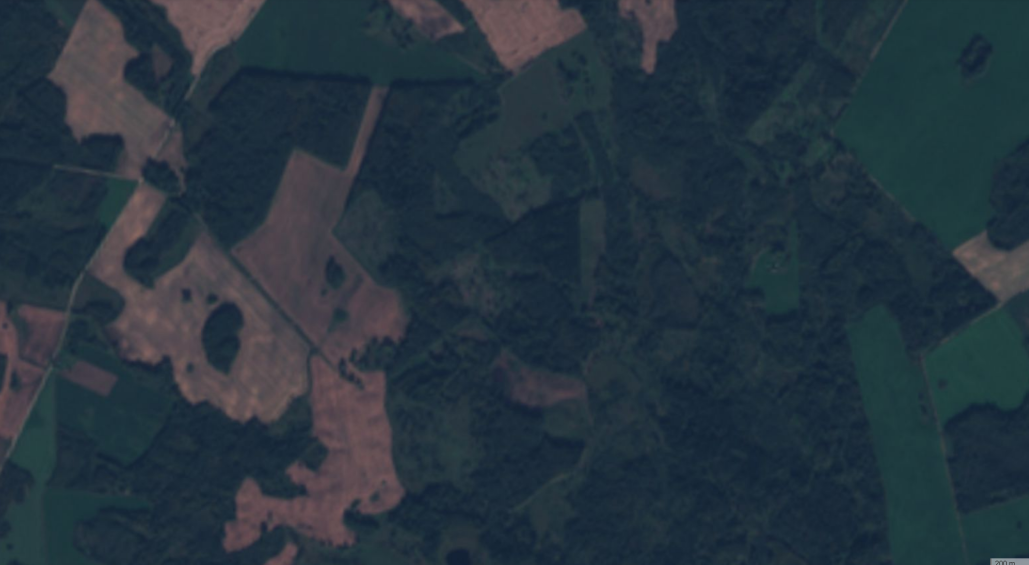
#> input picture color.png, 3086 x 1694 px (shown at 1/3 size)
$ python process.py
#> lines starting #> are read from the running program, lines starting #| are printed output that depends on the picture; after the words box and inside, x2 and y2 are one past the last pixel; in counts of white or black regions, pixels touching at a corner belong together
import cv2
import numpy as np

nothing = lambda x: ()

frame = cv2.imread('color.png')
#> frame is the input picture: shape (1694, 3086, 3); mean B, G, R 63.3, 52.9, 39.1
frame = cv2.resize(frame, None, fx=0.35, fy=0.35, interpolation=cv2.INTER_CUBIC)
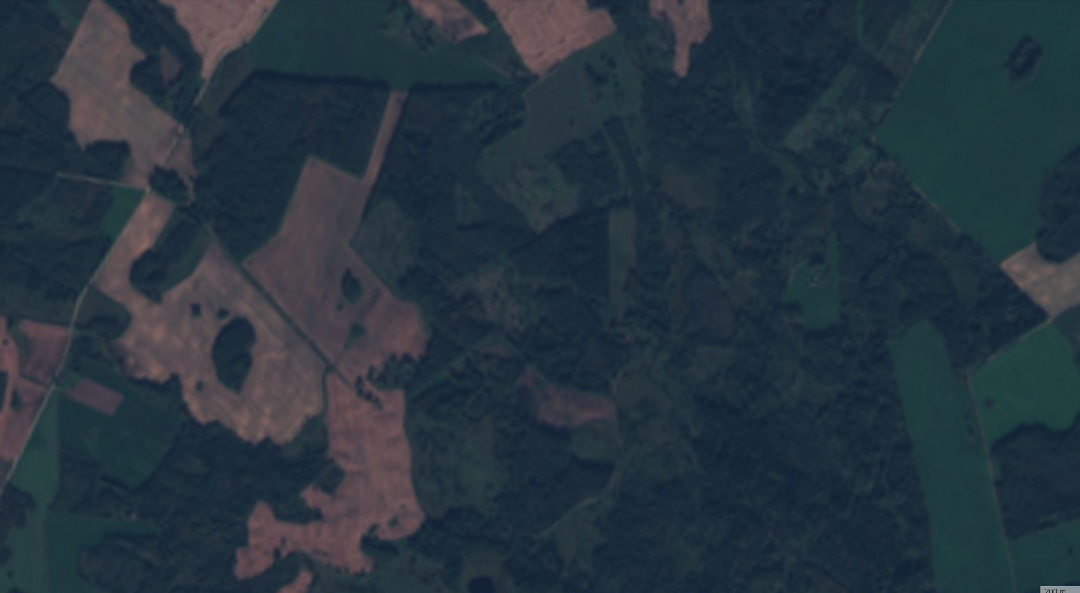
#> frame: shape (593, 1080, 3); mean B, G, R 63.3, 52.9, 39.1
print(frame.shape)
#| (593, 1080, 3)


# [9 lines of commented-out code are left out]

cv2.namedWindow('sliders')

# create trackbars for color change
cv2.createTrackbar('H_lower', 'sliders', 0, 255, nothing)
#> slider 'H_lower' is set to 51
cv2.createTrackbar('H_upper', 'sliders', 255, 255, nothing)
cv2.createTrackbar('S_lower', 'sliders', 0, 255, nothing)
#> slider 'S_lower' is set to 51
cv2.createTrackbar('S_upper', 'sliders', 255, 255, nothing)
cv2.createTrackbar('V_lower', 'sliders', 0, 255, nothing)
#> slider 'V_lower' is set to 51
cv2.createTrackbar('V_upper', 'sliders', 255, 255, nothing)
blurs = [1, 3, 5, 7, 11, 15, 21, 31, 51]
cv2.createTrackbar('median_blur', 'sliders', 0, len(blurs) - 1, nothing)
#> slider 'median_blur' is set to 2

while True:
    H_lower = cv2.getTrackbarPos('H_lower', 'sliders')
    H_upper = cv2.getTrackbarPos('H_upper', 'sliders')
    S_lower = cv2.getTrackbarPos('S_lower', 'sliders')
    S_upper = cv2.getTrackbarPos('S_upper', 'sliders')
    V_lower = cv2.getTrackbarPos('V_lower', 'sliders')
    V_upper = cv2.getTrackbarPos('V_upper', 'sliders')
    median_blur = cv2.getTrackbarPos('median_blur', 'sliders')

    median_frame = cv2.medianBlur(frame, blurs[median_blur])
    hsv = cv2.cvtColor(median_frame, cv2.COLOR_BGR2HSV)
#> hsv: shape (593, 1080, 3); mean H, S, V 109.1, 112.3, 64.4

    # can be considered
    # https://docs.opencv.org/3.1.0/d4/d13/tutorial_py_filtering.html
    # blur = cv2.bilateralFilter(img, 9, 75, 75)

    lower = np.array([H_lower, S_lower, V_lower])
    upper = np.array([H_upper, S_upper, V_upper])

    mask = cv2.inRange(hsv, lower, upper)
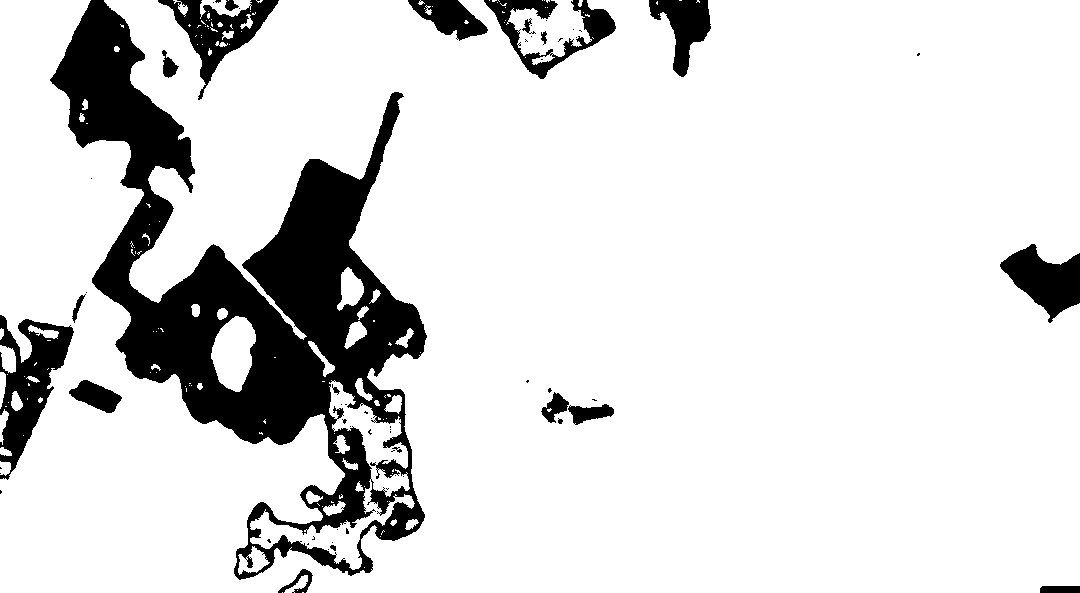
#> mask: shape (593, 1080); 85.9% white; 63 black regions (42 under 20 px), largest, box (x1, y1, x2, y2) and area: (50, 0, 427, 580) 67589, (0, 315, 74, 480) 5182, (158, 0, 279, 100) 3679
    res = cv2.bitwise_and(median_frame, median_frame, mask=mask)
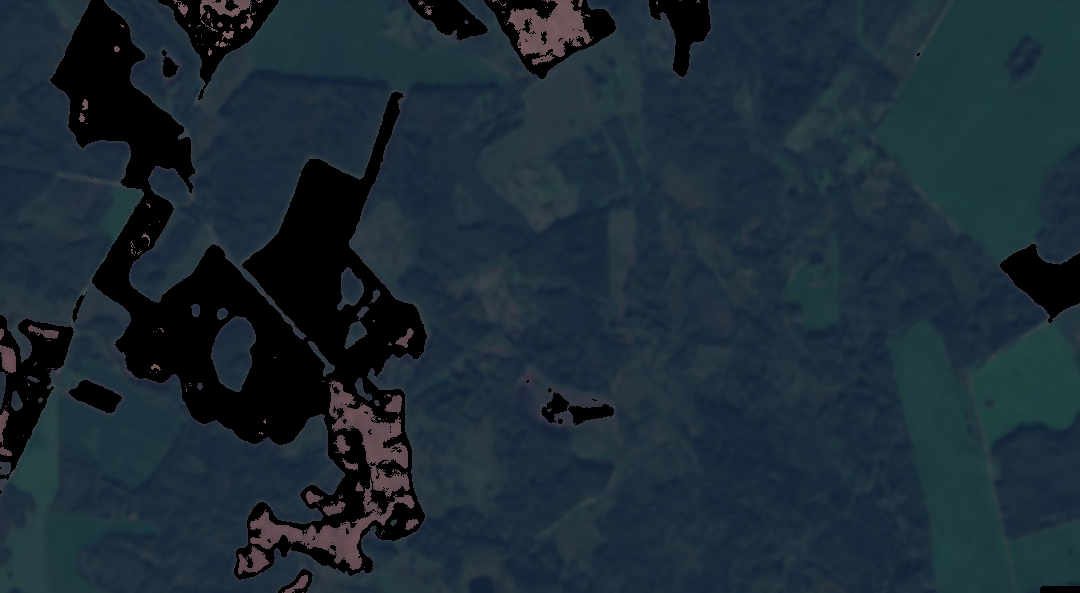
#> res: shape (593, 1080, 3); mean B, G, R 52.2, 42.5, 27.6

    cv2.imshow('median_frame', median_frame)
    cv2.imshow('mask', mask)
    cv2.imshow('res', res)
    cv2.imshow('sliders', res)

    k = cv2.waitKey(5) & 0xFF
#> (key Esc is pressed here)
    if k == 27:
        break


cv2.destroyAllWindows()
